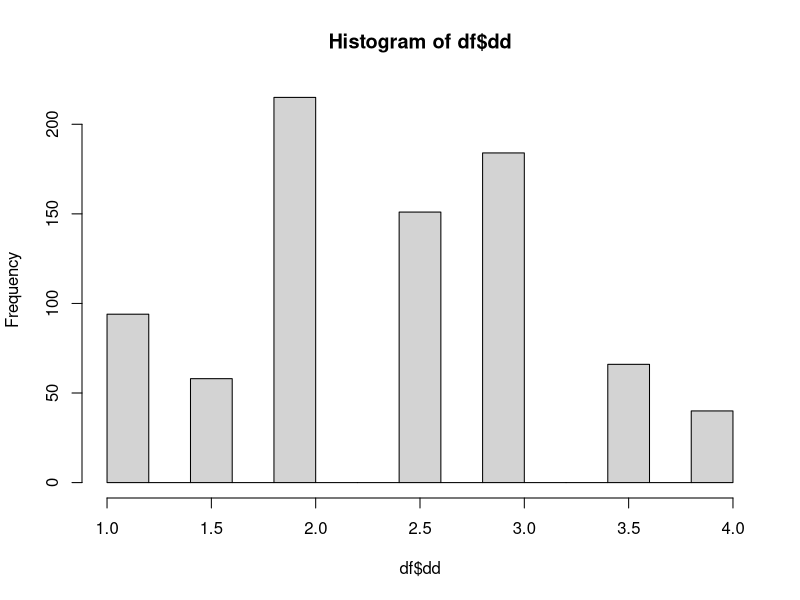

This chart was generated by the following R code: (Note: this script raises an error after producing the figure.)
# Librerías

library(tidyverse)
library(psych)


# Cargar datos

wvs <- read.csv("ipo/input/Datos/wvs.csv", header = T, sep = ";")

df <- wvs %>% dplyr::select(c(D_INTERVIEW, N_REGION_ISO,
                              Q27, Q48, Q109, Q182, Q185, 
                              Q186, Q246, Q247, Q249, Q257, Q150, Q177, Q178, #LCA
                              Q45, Q46, Q106, Q131, Q176, Q199, Q222, Q240, # otras variables
                              Q235, Q236, Q238, Q250, # democracia
                              Q260, Q262, Q274, Q275, Q281, Q288, Q289, G_TOWNSIZE2,
                              H_SETTLEMENT)) %>% #demográficos
  mutate(across(c(Q48, Q27, Q109, Q182, Q185, 
                            Q186, Q246, Q247, Q249, Q257, Q150, Q177, Q178,
                            Q45, Q46, Q106, Q131, Q176, Q199, Q222,
                            Q235, Q236, Q238, Q250,
                            Q260, Q262, Q274, Q275, Q281, Q288, Q289),~ifelse(.<0, NA, .))) 

# Análisis descriptivo

df$Q235 <- factor(df$Q235, levels=(c(1,2,3,4)), labels=c("Muy Bueno", "Bueno", "Malo", "Muy Malo"))
df$Q236 <- factor(df$Q236, levels=(c(1,2,3,4)), labels=c("Muy Bueno", "Bueno", "Malo", "Muy Malo"))

lf <- df %>% group_by(Q235) %>% filter(Q235!=is.na(Q235)) %>% summarise(D_INTERVIEW= n()) %>%
  mutate("Líder Fuerte"= round((D_INTERVIEW/sum(D_INTERVIEW)*100),2)) %>% rename("Categoría" = Q235)
ex <- df %>% group_by(Q236) %>% filter(Q236!=is.na(Q235)) %>% summarise(D_INTERVIEW= n()) %>%
  mutate("Expertos"= round((D_INTERVIEW/sum(D_INTERVIEW)*100),2)) %>% rename("Categoría" = Q236)

tabla4 <- merge(lf, ex, by="Categoría") %>% 
  dplyr::select(c("Categoría", "Líder Fuerte", "Expertos")) %>% arrange(Categoría)

tabla4
# El Apoyo a un Líder fuerte es intermedio. 44% cree que es bueno o muy bueno
# El Apoyo a que expertos tomen decisiones es algo mayor: 49% cree que es bueno o muy bueno

df<- df %>% mutate(across(c(Q235, Q236), ~case_when(.=="Muy Bueno" ~ 4,
                                                       .=="Bueno" ~ 3,
                                                       .=="Malo" ~ 2,
                                                       .=="Muy Malo" ~ 1))) %>%
  mutate(dd= (Q235+Q236)/2)


psych::describe(df$dd, na.rm=T) # En promedio, los niveles de apoyo se encuentran en 2.39
# El 50% de los casos muestra niveles de apoyo superiores a 2.5

tab5<- df %>% mutate(dd_cat = case_when(dd<2 ~ "Bajo",
                                        dd>=2 & dd<=3 ~ "Medio",
                                        dd>3 ~ "Alto")) %>%
  group_by(dd_cat) %>% filter(dd_cat!=is.na(dd_cat)) %>% summarise(D_INTERVIEW = n()) %>% 
  mutate(apoyo= round((D_INTERVIEW/sum(D_INTERVIEW)*100),2),
         dd_cat= factor(dd_cat, levels=c("Alto", "Medio", "Bajo"))) %>%
  arrange(dd_cat) %>% dplyr::select("Democracia Delegativa"=dd_cat, Apoyo=apoyo)
tab5 #19% muestra una apoyo alto a la democracia delegativa (sobre 3) 
# 68% un apoyo medio (entre 2 y 3)

tabx <- df %>% filter(dd != is.na(dd)) %>%
  group_by(dd) %>% summarise(D_INTERVIEW= n()) %>% mutate(Frecuencia= round((D_INTERVIEW/sum(D_INTERVIEW)*100),2))
tabx



hist(df$dd)

# Democracia delegativa y género

tab6 <- df %>% group_by(Q260) %>% summarise(Lider= mean(Q235, na.rm=T),
                                            Expertos = mean(Q236, na.rm=T),
                                            Delegativa= mean(dd, na.rm=T)) %>% rename(cat = Q260)
tab6
# El apoyo entre las mujeres es apenas superior

# Democracia delegativa y edad
tab7 <- df %>% mutate(edad= case_when(Q262<30 ~ "Menores de 30",
                                      Q262>=30 & Q262<45 ~ "30 a 44",
                                      Q262>=45 & Q262<60 ~ "45 a 59",
                                      Q262>=60 ~ "Mayores de 60")) %>%
  group_by(edad) %>% summarise(Lider= mean(Q235, na.rm=T),
                               Expertos = mean(Q236, na.rm=T),
                               Delegativa= mean(dd, na.rm=T),
                               desviacion= sd(dd, na.rm=T)) %>% rename(cat = edad)
tab7 # Tampoco hay tanta diferencia por edad. 

# Democracia delegativa y educación

tab8 <- df %>% filter(Q275!= is.na(Q275)) %>%
  mutate(educ= ifelse(Q275<5, "Baja Educación", "Alta Educación")) %>%
  group_by(educ) %>% summarise(Lider= mean(Q235, na.rm=T),
                               Expertos = mean(Q236, na.rm=T),
                               Delegativa= mean(dd, na.rm=T)) %>% rename(cat = educ)
tab8

#Las personas con baja educación muestran un mayor apoyo a los expertos

# Democracia delegativa y regiones

tab10 <- df %>% mutate(region= ifelse(N_REGION_ISO==152014, "Santiago", "Regiones")) %>%
  group_by(region) %>% summarise(Lider= mean(Q235, na.rm=T),
                                 Expertos = mean(Q236, na.rm=T),
                                 Delegativa= mean(dd, na.rm=T)) %>% rename(cat = region)
tab10

tabxx <- df %>% mutate(region= ifelse(H_SETTLEMENT==1, "Santiago", "Regiones")) %>%
  group_by(region) %>% summarise(Lider= mean(Q235, na.rm=T),
                                 Expertos = mean(Q236, na.rm=T),
                                 Delegativa= mean(dd, na.rm=T)) %>% rename(cat = region)
tabxx

tabxx <- df %>% 
  group_by(G_TOWNSIZE2) %>% summarise(Lider= mean(Q235, na.rm=T),
                                 Expertos = mean(Q236, na.rm=T),
                                 Delegativa= mean(dd, na.rm=T))
tabxx

table(df$G_TOWNSIZE2)

# En Regiones se tiende apoyar más una democracia delegativa

# Democracia delegativa y posición política

tab9 <- df %>% mutate(id_pol= case_when(Q240<3 & Q240>0~ "Izquierda",
                                        Q240==3 | Q240==4 ~"Centro Izquierda",
                                        Q240==5 ~ "Centro",
                                        Q240>=6 & Q240<=8  ~"Centro Derecha",
                                        Q240>8 ~"Derecha",
                                        Q240<0 ~ "Ninguna")) %>%
  group_by(id_pol) %>% summarise(Lider= mean(Q235, na.rm=T),
                                 Expertos = mean(Q236, na.rm=T),
                                 Delegativa= mean(dd, na.rm=T),
                                 desviacion= sd(dd, na.rm=T)) %>% rename(cat = id_pol)
tab9

# Democracia delegativa e ingresos subjetivos

tab11 <- df %>% filter(Q288 !=is.na(Q288)) %>% 
  mutate(ingresos= case_when(Q288<4 ~ "Ingresos Bajos",
                             Q288==4 | Q288==5 ~ "Ingresos Medios-Bajos",
                             Q288==6 | Q288==7 ~ "Ingresos Medios-Altos",
                             Q288>=8 ~ "Ingresos Altos")) %>%
  group_by(ingresos) %>% summarise(Lider= mean(Q235, na.rm=T),
                                   Expertos = mean(Q236, na.rm=T),
                                   Delegativa= mean(dd, na.rm=T),
                                   desviacion= sd(dd, na.rm=T)) %>% rename(cat = ingresos)
tab11  

# Democracia delegativa y religión

tab12 <- df %>%
  mutate(religion= case_when(Q289== 0 ~ "Sin religión",
                             Q289== 1 ~ "Católica",
                             Q289==2 | Q289==8 ~ "Evangélica",
                             Q289>2 ~ "Otra")) %>%
  group_by(religion) %>% summarise(Lider= mean(Q235, na.rm=T),
                                   Expertos = mean(Q236, na.rm=T),
                                   Delegativa= mean(dd, na.rm=T),
                                   desviacion= sd(dd, na.rm=T)) %>% rename(cat = religion)
tab12

# Democracia delegativa y democracia

tab13 <- df %>%
  mutate(democracia = ifelse(Q238<=2, "Apoyo", "No apoyo")) %>%
  group_by(democracia) %>% summarise(Lider= mean(Q235, na.rm=T),
                                     Expertos = mean(Q236, na.rm=T),
                                     Delegativa= mean(dd, na.rm=T)) %>% rename(cat = democracia)
tab13

tab_dd <- rbind(tab6, tab7, tab8, tab9, tab10, tab11, tab12, tab13)

# Democracia delegativa y clase social

tab14 <- df %>% mutate(trabajo = case_when(Q281== 0 ~NA,
                                           Q281==1 | Q281==2 ~ "Clase de Servicio",
                                           Q281>=3 & Q281<=5 ~ "Clase Media",
                                           Q281>5 ~ "Clase Trabajadora")) %>%
  filter(trabajo!= is.na(trabajo)) %>%
  group_by(trabajo) %>% summarise(Lider= mean(Q235, na.rm=T),
                                  Expertos = mean(Q236, na.rm=T),
                                  Delegativa= mean(dd, na.rm=T))

tab14


# Guardar

saveRDS(df, "ipo/input/Datos/df.rds")
saveRDS(tabla4, "ipo/output/tabla4.rds")
saveRDS(tabx, "ipo/output/tabx.rds")
